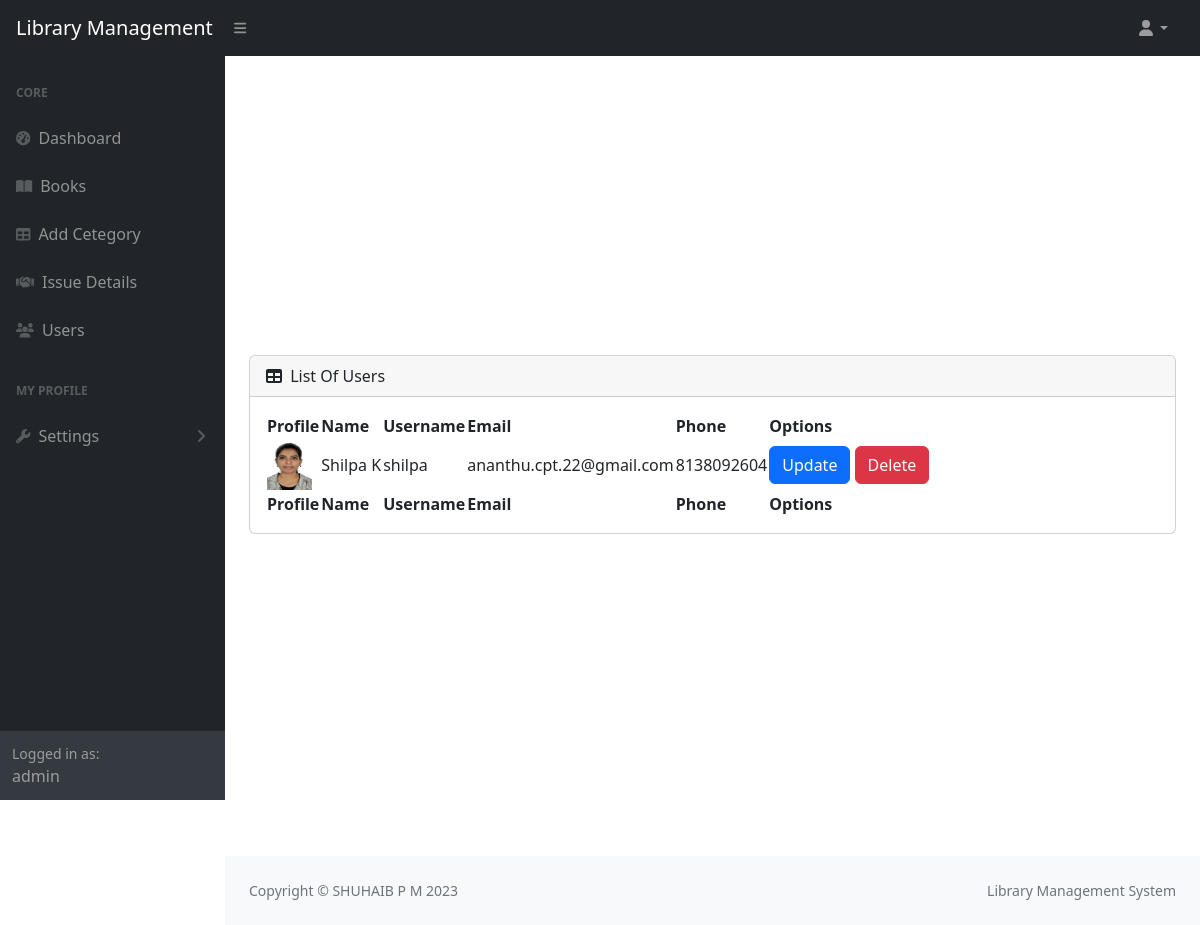
The app's page /user/ (signed in), older data.
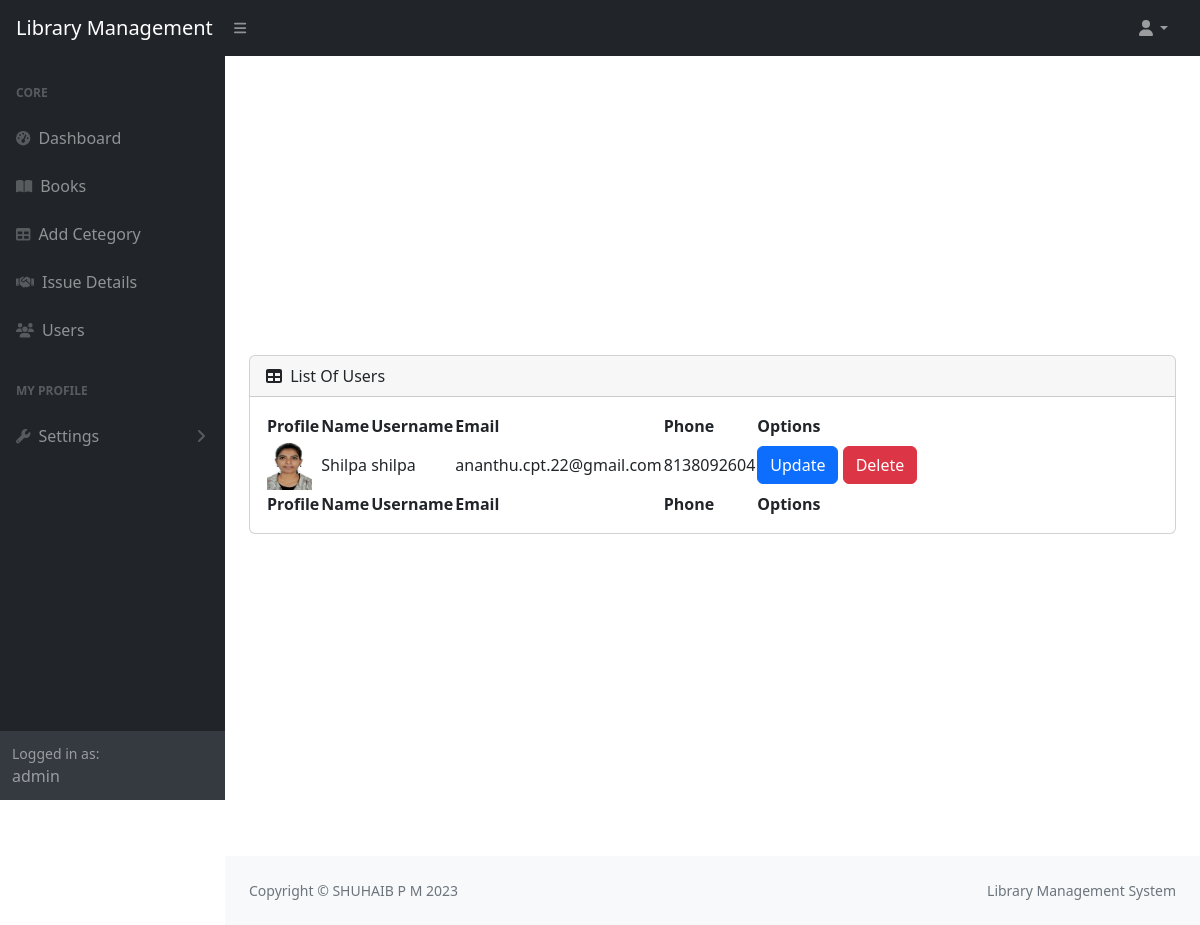
The same page, newer data.
### libraryApp/models.py (models this page shows, shortened)
class User(AbstractUser):
    email=models.EmailField(unique=True)
    option = (
        ('user','user'),
        ('staff','staff')
    )
    phone=models.CharField(max_length=15)
    role=models.CharField(max_length=100,choices=option,default="user")
    profile=models.ImageField(upload_to="profile",default="profile/default.jpeg",null=True,blank=True)
    otp=models.CharField(max_length=20)
    is_verified=models.BooleanField(default=False)

### libraryApp/views.py (the view)
# urls.py: path("user/",views.UserDetailsView.as_view(),name="user"),
@method_decorator(login_required,name="dispatch")
class UserDetailsView(View):
    def get(self,request):
        users=User.objects.filter(role="user")
        return render(request,"userdetail.html",{"users":users})

### libraryApp/authentication.py (called while the page is built)
def login_required(fn):
    def wrapper(request, *args, **kwargs):
        if request.user.is_authenticated and request.user.role != "user" :
            return fn(request, *args, **kwargs)
        else:
            messages.warning(request,"You Must Login First")
            return redirect("login")
    return wrapper

### libraryApp/context_processor.py (called while the page is built)
def library_status(request):
    total_books = Book.objects.count()
    total_copies = Book.objects.aggregate(total=models.Sum("total_copy"))["total"] or 0
    avl_books = Book.objects.aggregate(total=models.Sum("avl_copy"))["total"] or 0
    issued_books=Issue.objects.filter(status="issued").count()
    overdue_books=Issue.objects.filter(status="overdue").count()
    return {
        "total_books": total_books,
        "total_copies": total_copies,
        "avl_books": avl_books,
        "issued_books": issued_books,
        "overdue_books": overdue_books,
    }

### libraryApp/templates/userdetail.html
{% extends 'dashboard.html' %}
{% block main %}
<div class="d-flex flex-column w-100 vh-100 align-items-center justify-content-center">
    <div class="container-fluid px-4">
        <div id="section-table" class="card mb-4">
            <div class="card-header">
                <i class="fas fa-table me-1"></i>
                List Of Users
            </div>
            <div class="card-body">
                <table id="datatablesSimple" class="datatable">
                    <thead>
                        <tr>
                            <th>Profile</th>
                            <th>Name</th>
                            <th>Username</th>
                            <th>Email</th>
                            <th>Phone</th>
                            <th>Options</th>
                        </tr>
                    </thead>
                    <tfoot>
                        <tr>
                            <th>Profile</th>
                            <th>Name</th>
                            <th>Username</th>
                            <th>Email</th>
                            <th>Phone</th>
                            <th>Options</th>
                        </tr>
                    </tfoot>
                    <tbody>
                        {% for user in users %}
                        <tr>
                            <td>
                                <img src="{{user.profile.url}}" height="50px" width="45px" alt="img">
                            </td>
                            <td>{{user.first_name}}</td>
                            <td>{{user.username}}</td>
                            <td>{{user.email}}</td>
                            <td>{{user.phone}}</td>
                            <td>
                                <a href="{% url 'userupdate' user.id %}" class="btn btn-primary">Update</a>
                                <a href="{% url 'userdelete' user.id %}" class="btn btn-danger">Delete</a>
                            </td>
                        </tr>
                        {% endfor %}
                    </tbody>
                </table>
            </div>
        </div>
    </div>
</div>
{% endblock %}

Row changes from the older to the newer data that the page shows:
changed User "shilpa": first_name "Shilpa K" → "Shilpa"
